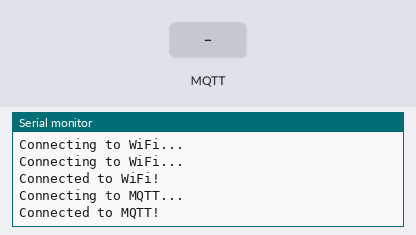
Bench run of a sketch on a simulated ESP32. Parts: the last lines printed to the serial monitor. The inputs (shaded band) are chosen by the test bench. WiFi joins after 1.5 s; servers stay silent unless stated; no MQTT or app messages arrive unless stated.

Above: at 3.2 s.
3.3 s: MQTT message "5" arrives on the first subscribed topic
At 7.5 s:
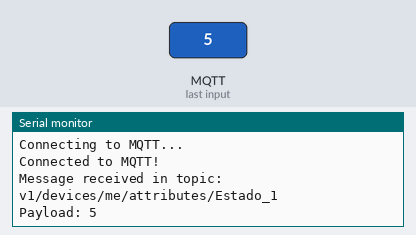
8.5 s: MQTT message "on" arrives on the first subscribed topic
At 12.5 s:
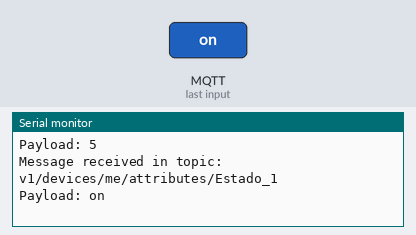
13.5 s: MQTT message "off" arrives on the first subscribed topic
At 17.5 s:
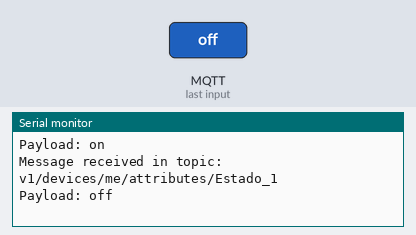

The sketch:

Atributos_ThingsBoard_Er1.ino
```cpp
#include <WiFi.h>
#include <PubSubClient.h>

const char* ssid = "WIFI-CIE-UNAM-101";
const char* password = "";
const char* mqtt_server = "tb.ier.unam.mx";
const int mqtt_port = 1883;
const char* your_access_token = "wdfuaAGMmbW0CbUvpYjN";
const char* attribute_name = "Estado_1";

WiFiClient espClient;
PubSubClient client(espClient);

void setup() {
  Serial.begin(115200);
  WiFi.begin(ssid, password);
  while (WiFi.status() != WL_CONNECTED) {
    delay(1000);
    Serial.println("Connecting to WiFi...");
  }
  Serial.println("Connected to WiFi!");

  client.setServer(mqtt_server, mqtt_port);
  client.setCallback(callback);

  connectToMqtt();
}

void connectToMqtt() {
  while (!client.connected()) {
    Serial.println("Connecting to MQTT...");
    if (client.connect("ESP32Client", your_access_token, "")) {
      Serial.println("Connected to MQTT!");
      String attributeTopic = "v1/devices/me/attributes/" + String(attribute_name);
      client.subscribe(attributeTopic.c_str());
    } else {
      Serial.print("MQTT connection failed, rc=");
      Serial.print(client.state());
      Serial.println(" Retrying in 5 seconds...");
      delay(5000);
    }
  }
}

void callback(char* topic, byte* payload, unsigned int length) {
  Serial.print("Message received in topic: ");
  Serial.println(topic);

  // Convertir el payload de bytes a un string
  char msg[length + 1];
  memcpy(msg, payload, length);
  msg[length] = '\0';

  Serial.print("Payload: ");
  Serial.println(msg);
  // Aquí puedes procesar el mensaje recibido y extraer los datos que necesitas.

  // Ejemplo de cómo obtener el valor numérico del atributo (suponiendo que sea un número):
  float attributeValue = atof(msg);

}

void loop() {
  if (!client.connected()) {
    connectToMqtt();
  }
  client.loop();
  // Tu programa principal puede continuar aquí
  delay(5000);
}
```

Measured:
- after the input at 3.3 s, the serial monitor: prints a new line after 3.8 s (image 1)
- after the input at 8.5 s, the serial monitor: prints a new line after 3.6 s (image 2)
- after the input at 13.5 s, the serial monitor: prints a new line after 3.6 s (image 3)
